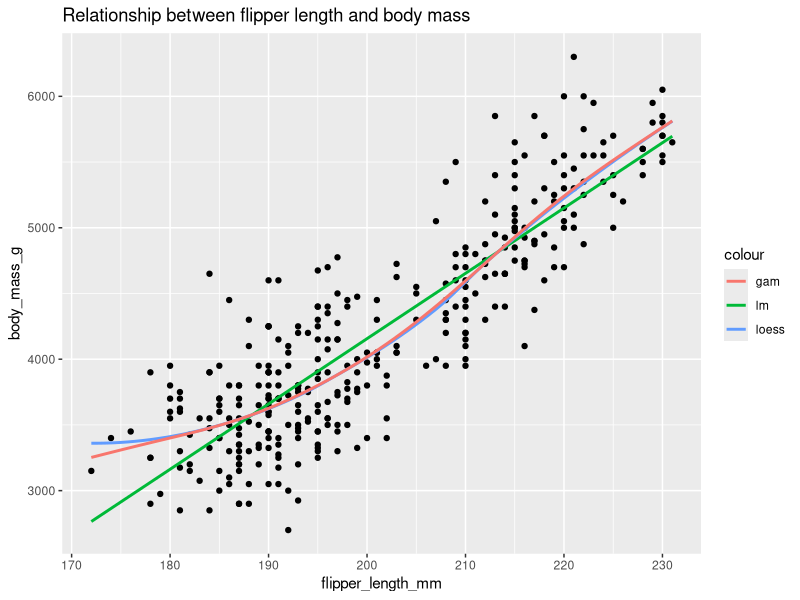

The R script that drew this image:
## ---- chunk 1
knitr::opts_chunk$set(echo = TRUE)
## ---- chunk 2
library(tidyverse)
library(palmerpenguins)
## ---- chunk 3
glimpse(penguins)
## ---- chunk 4
ggplot(data = penguins, mapping = aes(x = flipper_length_mm, y = body_mass_g)) +
        geom_point() +
        geom_smooth(method = "lm", aes(color = "lm"), se = FALSE) +
        geom_smooth(method = "loess", aes(color = "loess"), se = FALSE) +
        geom_smooth(method = "gam", formula = y ~ s(x), aes(color = "gam"), se = FALSE) +
        labs(title = "Relationship between flipper length and body mass")
